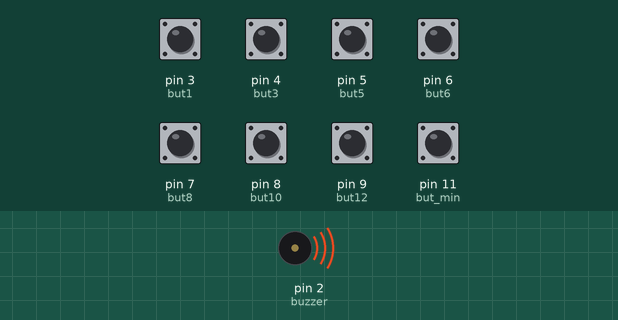
Bench run of a sketch on a simulated Arduino Uno, built with avr-gcc and run on an emulated ATmega328P. Shown: buzzer (waves = sounding). The test bench sets the inputs (shaded band); at power-on: pin 4 (but3), pin 5 (but5), pin 6 (but6), pin 7 (but8), pin 8 (but10), pin 9 (but12) HIGH, pin 3 (but1), pin 11 (but_min) LOW.

Above: at 2.7 s.
Timing chart, 0 to 6.2 s (numbered marks = the images above):
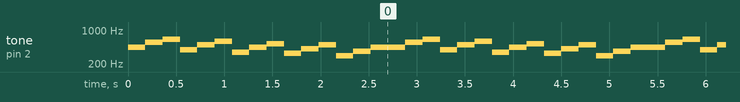

Measured:
- by itself, tone on pin 2 (buzzer): repeats every 2.7 s: 554 Hz 0.18 s, 639 Hz 0.18 s, 392 Hz 0.18 s, 494 Hz 0.18 s, 587 Hz 0.18 s, 349 Hz 0.18 s, 440 Hz 0.18 s, 523 Hz 0.18 s, 330 Hz 0.18 s, 415 Hz 0.18 s, 494 Hz 0.18 s, 294 Hz 0.18 s, 370 Hz 0.18 s, 440 Hz 0.36 s

The sketch:

accord_buzzer.ino
```cpp
//COPPIN Léna G4 PeiP2
//Programme permettant d'émettre une suite de 3 sons (arpège d'un accord majeur) avec un buzzer lors de l'appui d'une "touche" (la fondamentale)


// A FINIR
//créer fonction pour alléger programme
//ajouter MINEUR et SEPTIEME


//Déclaration des pins
int but1 = 3;    //DO3
int but3 = 4;    //RE3
int but5 = 5;    //MI3
int but6 = 6;    //FA3
int but8 = 7;   //SOL3
int but10 = 8;  //LA3
int but12 = 9;  //SI3

int but_min = 11;  //MINEUR

int buzzer = 2;

void setup()
{
  //Déclarations des pins des "boutons" en INPUT
  pinMode(but1, INPUT);
  pinMode(but3, INPUT);
  pinMode(but5, INPUT);
  pinMode(but6, INPUT);
  pinMode(but8, INPUT);
  pinMode(but10, INPUT);
  pinMode(but12, INPUT);

  pinMode(but_min, INPUT);

  //Déclarations pin du buzzer en OUTPUT
  pinMode(buzzer, OUTPUT);
}


void loop()
{
  //Lecture des valeurs des "boutons" (0 ou 1)
  int b1 = digitalRead(but1);
  int b3 = digitalRead(but3);
  int b5 = digitalRead(but5);
  int b6 = digitalRead(but6);
  int b8 = digitalRead(but8);
  int b10 = digitalRead(but10);
  int b12 = digitalRead(but12);

  int b_min = digitalRead(but_min);


//b1=1
  if( b1 == 1 ) {
    tone(buzzer, 262, 200);
    delay(180);
    tone(buzzer, 330, 200);       //311 si mineur
    delay(180);
    tone(buzzer, 392, 200);
    delay(180);
    }


//b1=0
  if (b1==0) {

    //b3=0
    if (b3 == 0){

      //b5=0
      if (b5 == 0){

        //b6=0
        if (b6 == 0){

          //b8=0
          if (b8 == 0){

            //b10=0
            if (b10 == 0){

              //b12=0
              if (b12 == 0){
                noTone(buzzer);
              }

              //b12=1
              if (b12 == 1){
                tone(buzzer, 494, 200);
                delay(180);
                tone(buzzer, 622, 200);   //587 si mineur
                delay(180);
                tone(buzzer, 740, 200);
                delay(180);
              }
            }
          }
        }
      }
    }
  }

            //b10=1
            if (b10 == 1){
              tone(buzzer, 440, 200);
              delay(180);
              tone(buzzer, 554, 200);     //523 si mineur
              delay(180);
              tone(buzzer, 639, 200);
              delay(180);
                   }

          //b8=1
          if (b8 == 1){
            tone(buzzer, 392, 200);
            delay(180);
            tone(buzzer, 494, 200);      //466 si mineur
            delay(180);
            tone(buzzer, 587, 200);
            delay(180);
           }

        //b6=1
        if (b6 == 1){
          tone(buzzer, 349, 200);
          delay(180);
          tone(buzzer, 440, 200);       //415 si mineur
          delay(180);
          tone(buzzer, 523, 200);
          delay(180);
       }

      //b5=1
      if (b5 == 1){
          tone(buzzer, 330, 200);
          delay(180);
          tone(buzzer, 415, 200);       //392 si mineur
          delay(180);
          tone(buzzer, 494, 200);
          delay(180);
       }

  //b3=1
  if ( b3 == 1 ){
      tone(buzzer, 294, 200);
      delay(180);
      tone(buzzer, 370, 200);       //349 si mineur
      delay(180);
      tone(buzzer, 440, 200);
      delay(180);
       }
    }
```
